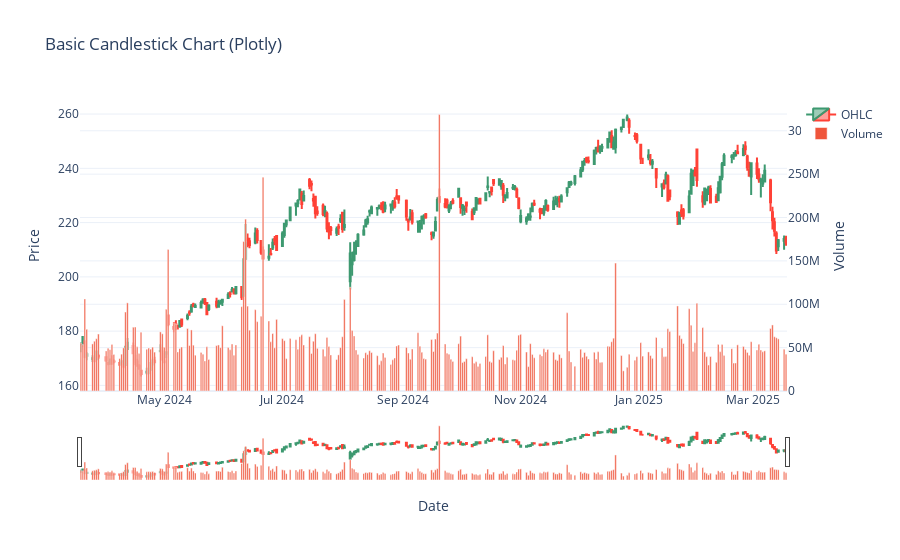

Notebook source saved alongside this figure:
### Code cell
# Display data information
print(f"Downloaded {len(df)} data points for {symbol} from {df.index[0].date()} to {df.index[-1].date()}")
df.head()

# Basic candlestick chart creation
def create_basic_candlestick_charts(data, config):
    """Create basic candlestick charts using both Plotly and Matplotlib"""
    visualizer = CandlestickVisualizer(data, config)
    
    # Plotly implementation
    print("Creating Plotly candlestick chart...")
    plotly_fig = visualizer.create_candlestick_chart(
        use_plotly=True,
        show_volume=True,
        title="Basic Candlestick Chart (Plotly)"
    )
    
    # Matplotlib implementation
    print("Creating Matplotlib candlestick chart...")
    mpl_fig = visualizer.create_candlestick_chart(
        use_plotly=False,
        title="Basic Candlestick Chart (Matplotlib)"
    )
    
    return {
        'visualizer': visualizer,
        'plotly_fig': plotly_fig,
        'mpl_fig': mpl_fig
    }

# Create basic charts
try:
    basic_charts = create_basic_candlestick_charts(
        df, 
        viz_env['default_config']
    )
    
    # Display Plotly chart
    basic_charts['plotly_fig'].show()
    
    # Display Matplotlib chart (for Jupyter notebook)
    from IPython.display import display
    display(basic_charts['mpl_fig'])
    
    print("Basic candlestick charts created successfully")
except Exception as e:
    print(f"Error creating basic charts: {str(e)}")

# Visualize the price data
plt.figure(figsize=(14, 7))
plt.plot(df.index, df['Close'])
plt.title(f"{symbol} Price Chart")
plt.xlabel('Date')
plt.ylabel('Price')
plt.grid(True)
plt.show()

### Figure 1 — Plotly figure (JSON) as saved in the notebook; plotly's stock layout.template omitted (floating-point values rounded to 4 significant figures; data arrays with more than 128 entries replaced by an {"elided": "..."} marker saying what was removed)
{"data": [{"close": {"elided": "250 float values"}, "high": {"elided": "250 float values"}, "low": {"elided": "250 float values"}, "name": "OHLC", "open": {"elided": "250 float values"}, "type": "candlestick", "x": {"elided": "250 str values"}}, {"name": "Volume", "type": "bar", "x": {"elided": "250 str values"}, "y": {"elided": "250 int values"}, "yaxis": "y2"}], "layout": {"title": {"text": "Basic Candlestick Chart (Plotly)"}, "xaxis": {"title": {"text": "Date"}}, "yaxis": {"title": {"text": "Price"}}, "yaxis2": {"overlaying": "y", "side": "right", "title": {"text": "Volume"}}}}
